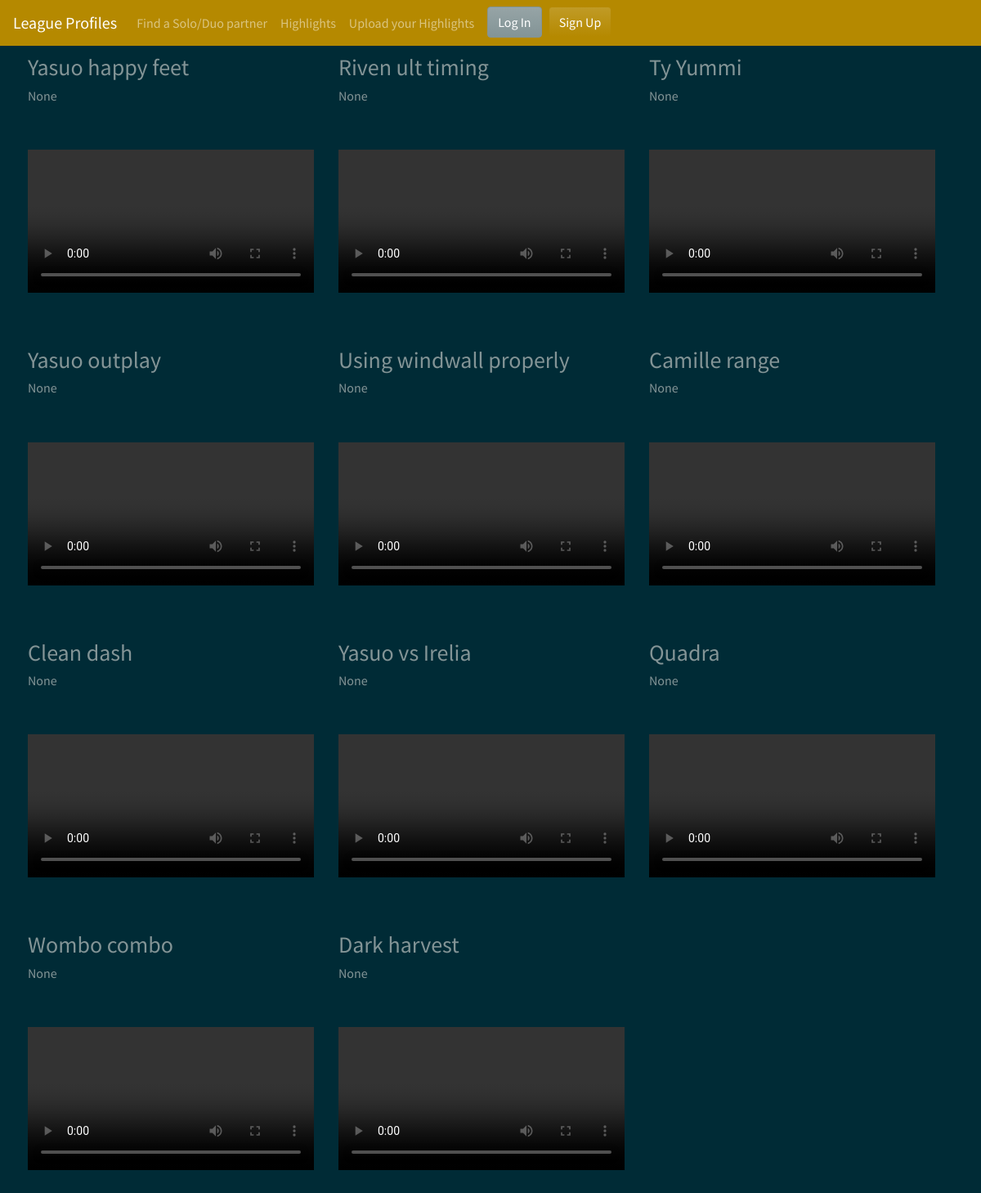
The app's page /highlights/ with its own data.
### api/models.py (models this page shows, shortened)
class Video(models.Model):
    video_name= models.CharField(max_length=500, null=True)
    videofile= models.FileField(upload_to='videos/', null=True, verbose_name="")
    added_by = models.ForeignKey(settings.AUTH_USER_MODEL,
        null=True, blank=True, on_delete=models.SET_NULL)

### api/views.py (the view)
# urls.py: path('highlights/', VideoShow.as_view(), name='highlights'),
class VideoShow(ListView):
    template_name = 'highlights.html'
    model = Video
    def get(self, request):
        videos = Video.objects.all()
        return render(request, self.template_name, {
           'videos': videos,
        })

### api/templates/highlights.html (shortened to what this page needs)
{% extends 'base.html' %}
{% block content %}
{% include 'partials/navbar.html' %}
<body>
    <div class="container">
        <div class="row">
    {% for video in videos %}
        <div class="col-4 col-sm-4 pl-md-1 " style="padding: 10px;">
            <h3>{{ video.video_name }}</h3>
            <h6>{{ video.added_by }}</h6>
            <br><br>
            <video width='350' controls>
                <source src='{{ MEDIA_URL }}{{ video.videofile }}' type='video/mp4'>
            </video>
            <br><br>
        </div>
    {% endfor %}
    </div>
    </div>
    </body>
{% endblock %}

### records on screen
Video: video_name "Yasuo happy feet", added_by "None"
Video: video_name "Riven ult timing", added_by "None"
Video: video_name "Ty Yummi", added_by "None"
Video: video_name "Yasuo outplay", added_by "None"
Video: video_name "Using windwall properly", added_by "None"
Video: video_name "Camille range", added_by "None"
Video: video_name "Clean dash", added_by "None"
Video: video_name "Yasuo vs Irelia", added_by "None"
Video: video_name "Quadra", added_by "None"
Video: video_name "Wombo combo", added_by "None"
Video: video_name "Dark harvest", added_by "None"
